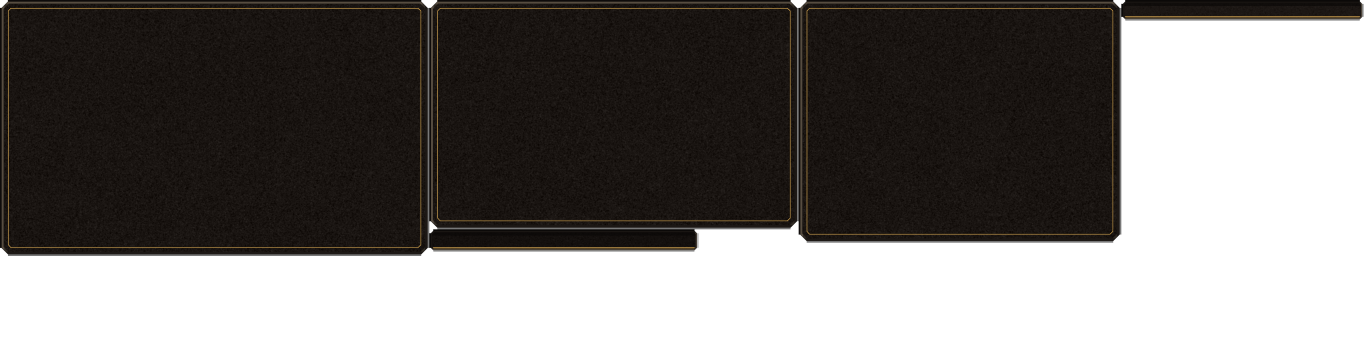
#> input picture AWAKE/AssetSources/GauntletUI/ui_awake_frame_1.png, 4096 x 1024 px, given in place of btn_primary_110.png, which was not available (shown at 1/3 size)
$ python _probe_symmetry.py
#> lines starting #> are read from the running program, lines starting #| are printed output that depends on the picture; pictures that were not available may be replaced by others from this repository, and a replacement may not be noted
# -*- coding: utf-8 -*-
"""验收指标：1× sprite 的**左右镜像差** / **上下镜像差**（平均亮度差，越低越对称）。

对称是"算出来的"（end_taper_points 出 8 点、孔两端镜像），但栅格化还有半个像素的余量，
所以每次改形都要量一遍产出，别信"应该是对称的"。
"""
import os

from PIL import Image, ImageChops, ImageStat

import make_button_primary as mb

OUT = os.path.join(mb.AWAKE, "GUI", "SpriteParts", "ui_awake_button")


def main():
    for suf in ("", "_hover", "_pressed", "_disabled"):
        p = os.path.join(OUT, "btn_primary_110%s.png" % suf)
        im = Image.open(p).convert("RGBA")
#> im is the input picture: PIL image 4096x1024 RGBA; mean R, G, B, A 16.4, 13.1, 10.8, 154
        g = im.convert("L")
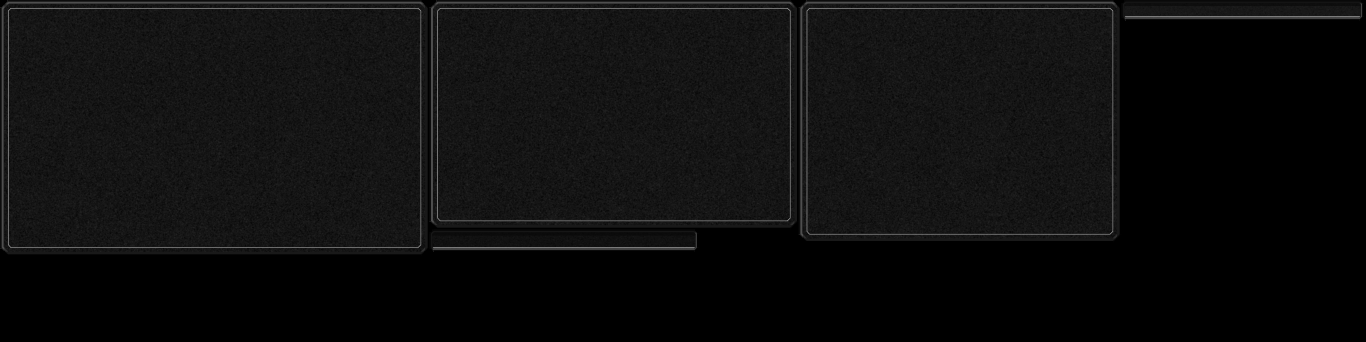
#> g: PIL image 4096x1024 L (shown at 1/3 size); min 0, max 174, mean 13.7
        lr = ImageStat.Stat(ImageChops.difference(g, ImageOpsMirror(g))).mean[0]
#> in ImageOpsMirror, `return im.transpose(Image.FLIP_LEFT_RIGHT)`:
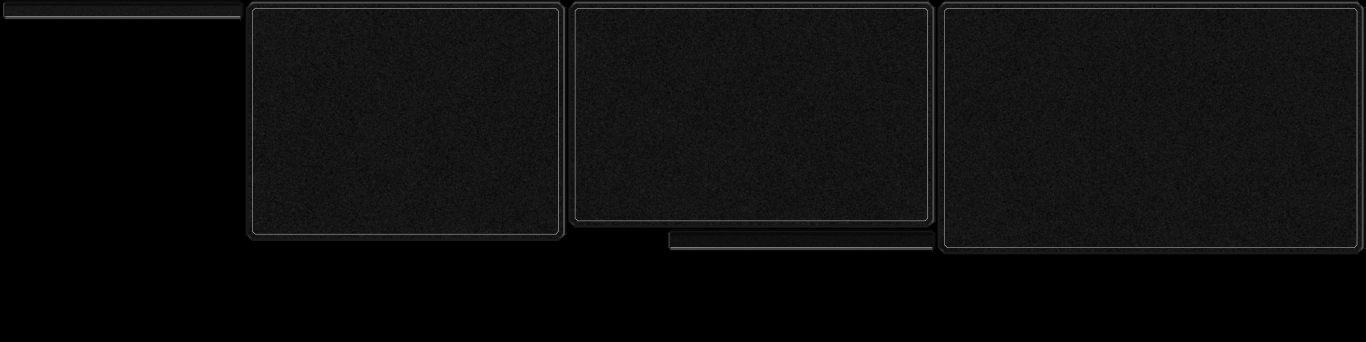
#> returned value: PIL image 4096x1024 L (shown at 1/3 size); min 0, max 174, mean 13.7
#> lr = 9.85
        ud = ImageStat.Stat(ImageChops.difference(g, g.transpose(Image.FLIP_TOP_BOTTOM))).mean[0]
#> ud = 13.78
        a = im.split()[3]
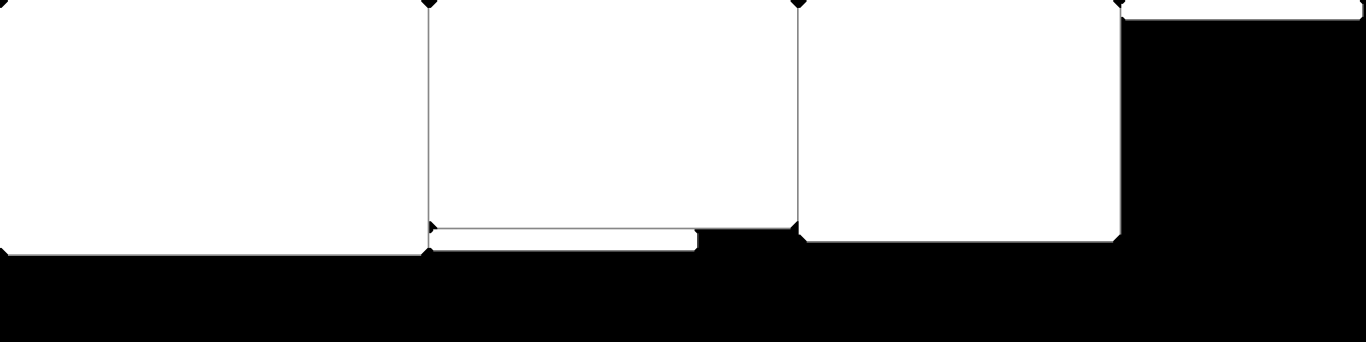
#> a: PIL image 4096x1024 L (shown at 1/3 size); min 0, max 255, mean 154
        bbox = a.getbbox()
#> bbox = (0, 0, 4092, 768)
        sa = ImageStat.Stat(ImageChops.difference(a, a.transpose(Image.FLIP_LEFT_RIGHT))).mean[0]
#> sa = 70.39
        print("%-28s 左右镜像差 %5.2f（形 %4.2f ／ 色 %5.2f）｜ 上下镜像差 %5.2f ｜ bbox %s"
              % (os.path.basename(p), lr, sa, lr, ud, bbox))
#| btn_primary_110.png          左右镜像差  9.85（形 70.39 ／ 色  9.85）｜ 上下镜像差 13.78 ｜ bbox (0, 0, 4092, 768)
#> pass 2 of the loop in main, `for suf in ("", "_hover", "_pressed", "_disabled"):`:
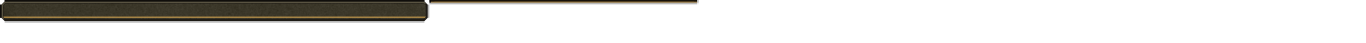
#> input picture AWAKE/AssetSources/GauntletUI/ui_awake_ornament_1.png, 4096 x 128 px, given in place of btn_primary_110_hover.png, which was not available (shown at 1/3 size)
#> in main, im is the input picture: PIL image 4096x128 RGBA; mean R, G, B, A 10.3, 9.2, 6.4, 43.7
#> g: PIL image 4096x128 L
#> in ImageOpsMirror (call 2), `return im.transpose(Image.FLIP_LEFT_RIGHT)`:
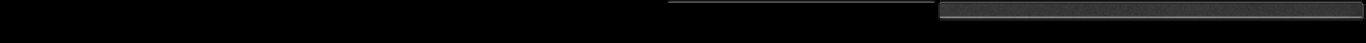
#> returned value: PIL image 4096x128 L (shown at 1/3 size); min 0, max 186, mean 9.3
#> lr = 18.39
#> ud = 18.54
#> in main, `a = im.split()[3]`:
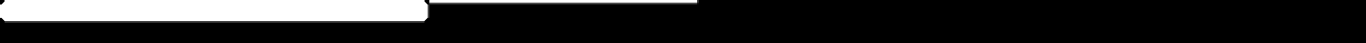
#> a: PIL image 4096x128 L (shown at 1/3 size); min 0, max 255, mean 43.7
#> bbox = (0, 0, 2096, 68)
#> sa = 86.53
#| btn_primary_110_hover.png    左右镜像差 18.39（形 86.53 ／ 色 18.39）｜ 上下镜像差 18.54 ｜ bbox (0, 0, 2096, 68)


def ImageOpsMirror(im):
    return im.transpose(Image.FLIP_LEFT_RIGHT)


if __name__ == "__main__":
#> (the run stopped early here; a loop or call above may not have finished)
